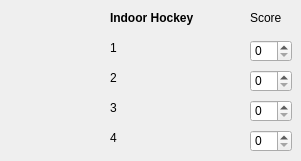
        <widget class="QWidget" name="form_indoor_hockey">
         <widget class="QLabel" name="indoor_hockey_form_label">
          <property name="geometry">
           <rect>
            <x>110</x>
            <y>10</y>
            <width>101</width>
            <height>16</height>
           </rect>
          </property>
          <property name="font">
           <font>
            <weight>75</weight>
            <bold>true</bold>
           </font>
          </property>
          <property name="text">
           <string>Indoor Hockey</string>
          </property>
         </widget>
         <widget class="QLabel" name="indoor_hockey_label_1">
          <property name="geometry">
           <rect>
            <x>110</x>
            <y>40</y>
            <width>121</width>
            <height>16</height>
           </rect>
          </property>
          <property name="styleSheet">
           <string notr="true"/>
          </property>
          <property name="text">
           <string>1</string>
          </property>
         </widget>
         <widget class="QSpinBox" name="indoor_hockey_spin_3">
          <property name="geometry">
           <rect>
            <x>250</x>
            <y>100</y>
            <width>42</width>
            <height>22</height>
           </rect>
          </property>
         </widget>
         <widget class="QLabel" name="indoor_hockey_label_3">
          <property name="geometry">
           <rect>
            <x>110</x>
            <y>100</y>
            <width>121</width>
            <height>16</height>
           </rect>
          </property>
          <property name="styleSheet">
           <string notr="true"/>
          </property>
          <property name="text">
           <string>3</string>
          </property>
         </widget>
         <widget class="QSpinBox" name="indoor_hockey_spin_2">
          <property name="geometry">
           <rect>
            <x>250</x>
            <y>70</y>
            <width>42</width>
            <height>22</height>
           </rect>
          </property>
         </widget>
         <widget class="QSpinBox" name="indoor_hockey_spin_4">
          <property name="geometry">
           <rect>
            <x>250</x>
            <y>130</y>
            <width>42</width>
            <height>22</height>
           </rect>
          </property>
         </widget>
         <widget class="QSpinBox" name="indoor_hockey_spin_1">
          <property name="geometry">
           <rect>
            <x>250</x>
            <y>40</y>
            <width>42</width>
            <height>22</height>
           </rect>
          </property>
         </widget>
         <widget class="QLabel" name="indoor_hockey_score_label">
          <property name="geometry">
           <rect>
            <x>250</x>
            <y>10</y>
            <width>41</width>
            <height>16</height>
           </rect>
          </property>
          <property name="styleSheet">
           <string notr="true"/>
          </property>
          <property name="text">
           <string>Score</string>
          </property>
         </widget>
         <widget class="QLabel" name="indoor_hockey_label_4">
          <property name="geometry">
           <rect>
            <x>110</x>
            <y>130</y>
            <width>121</width>
            <height>16</height>
           </rect>
          </property>
          <property name="styleSheet">
           <string notr="true"/>
          </property>
          <property name="text">
           <string>4</string>
          </property>
         </widget>
         <widget class="QLabel" name="indoor_hockey_label_2">
          <property name="geometry">
           <rect>
            <x>110</x>
            <y>70</y>
            <width>121</width>
            <height>16</height>
           </rect>
          </property>
          <property name="styleSheet">
           <string notr="true"/>
          </property>
          <property name="text">
           <string>2</string>
          </property>
         </widget>
        </widget>
